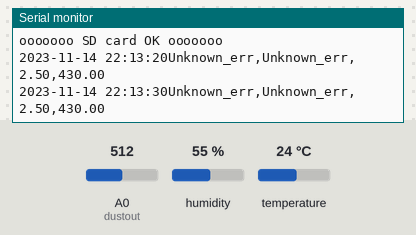
A sketch run on a simulated Arduino Uno, built with avr-gcc and run on an emulated ATmega328P. Parts: the last lines printed to the serial monitor. The test bench sets the inputs (shaded band); at power-on: A0 (dustout) = 512, humidity 55 %, temperature 24 °C. The local clock reads 2024-03-15 10:24:30 at power-on unless the sketch sets it; storage starts empty.

Above: at 10.8 s.
10.9 s: A0 (dustout) set to 716
At 20.5 s:
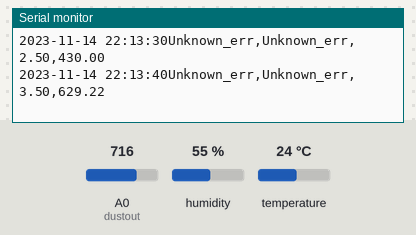
20.9 s: A0 (dustout) set to 900
At 31.3 s:
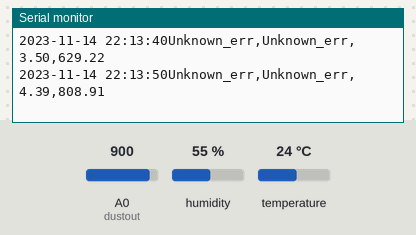
Timing chart, 0 to 32.8 s (numbered marks = the images above; inputs shaded):
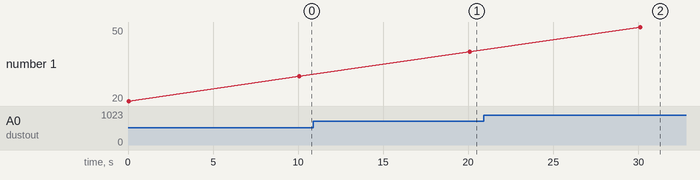

Measured:
- after the input at 10.9 s, the serial monitor: prints a new line after 9.2 s (image 1)
- after the input at 20.9 s, the serial monitor: prints a new line after 9.2 s (image 2)

The sketch:

UNO_DLS.ino
```cpp
//https://www.arduino.cc/en/Tutorial/LibraryExamples/Datalogger

#include <EEPROM.h>
String versionSrt = "arduino DLS by Kevin";

#include <Wire.h>   // i2c 통신 라이브러리
#include <RTClib.h> // RTC 기본 라이브러리
//RTC_DS1307 RTC;    // RTC클래스 생성
DS1307 RTC;    // RTC클래스 생성
#define DS1307_I2C_ADDRESS 0x68
char TmeStrng[] = "0000/00/00,00:00:00";     //19 ascii characters

#include <SPI.h>
#include <SdFat.h>
SdFat SD;
#define MOSIpin 11
#define MISOpin 12
const int chipSelect = 10;

//String datalog_fname = "datalog1.txt";
char datalog_fname[] = "datalog1.txt";

// for the temperature and hubmidity sensor
 #include <DHT.h>
 #define DHT22_PIN 2
 #define DHTTYPE DHT22
 DHT dht(DHT22_PIN, DHTTYPE);

void setup () {
  Serial.begin(9600);
  Wire.begin();                        // start the i2c interface
  RTC.begin();                         // start the RTC
  RTC.adjust(DateTime((__DATE__), (__TIME__)));

  while (!Serial);
  Serial.println("Finding SD card...");
  if (!SD.begin(chipSelect)) {
    Serial.println("initialization failed. Things to check:");
    Serial.println("1. is a card inserted?");
    Serial.println("2. is your wiring correct?");
    Serial.println("3. did you change the chipSelect pin to match your shield or module?");
    Serial.println("Note: press reset or reopen this serial monitor after fixing your issue!");
    while (true);
    return;
  }
  else {
    Serial.println("ooooooo SD card OK ooooooo");

    File dataFile = SD.open(datalog_fname, FILE_WRITE);
    if (dataFile) {                     // if the file is available, write to it:
      dataFile.println("UNO Logger");
      dataFile.close();
    }
    else {
      Serial.println("xxxxxxxx file error xxxxxxxx");     // if the file is not open, pop up an error:
    }
  }
}


void loop() {
  //prtSerialRTCDateTime();
  //Serial.println("");

    // open the file. note that only one file can be open at a time,
    // so you have to close this one before opening another.
    String DT = strRTCDateTime();
    String humitemp = strTempHumi();
    String PM25 = strPM25();

    File dataFile = SD.open(datalog_fname, FILE_WRITE);
    // if the file is available, write to it:
    if (dataFile)
      {
        dataFile.print(DT);
        dataFile.print(humitemp);
        dataFile.println(PM25);
        dataFile.println("");
        dataFile.close();

        // print to the serial port too:
        Serial.print(DT);
        Serial.print(humitemp);
        Serial.print(PM25);
        Serial.println("");
      }

    // if the file isn't open, pop up an error:
    else
      {
        Serial.print("error opening ");
        Serial.println(datalog_fname);
      }
   delay(10000);
  }
```

DHT22.ino
```cpp
int chkSensor;
String Temperature;
String Humidity;

String strTempHumi() {
  String THString;
  chkSensor = digitalRead(DHT22_PIN);
  Temperature = String(dht.readTemperature(),1);
  Humidity = String(dht.readHumidity(),1);
  switch (chkSensor) {
    case 1:
      THString = "" ;
      THString += Temperature ;
      THString += ",";
      THString += Humidity;
      THString += "," ;
    case 0:
      THString = "Checksum_err,Checksum_err," ;
    default:
      THString = "Unknown_err,Unknown_err," ;
  }
  return THString ;
}
```

EEPROM.ino
```cpp
// https://roboticsbackend.com/arduino-write-string-in-eeprom/

void startEEPROMsetup() {
  Serial.begin(9600);
  int eepromOffset = 0;
  // Writing
  String str1 = "Today's tutorial:";
  String str2 = "Save String to EEPROM.";
  String str3 = "Thanks for reading!";
  int str1AddrOffset = writeStringToEEPROM(eepromOffset, str1);
  int str2AddrOffset = writeStringToEEPROM(str1AddrOffset, str2);
  writeStringToEEPROM(str2AddrOffset, str3);
  // Reading
  String newStr1;
  String newStr2;
  String newStr3;
  int newStr1AddrOffset = readStringFromEEPROM(eepromOffset, &newStr1);
  int newStr2AddrOffset = readStringFromEEPROM(newStr1AddrOffset, &newStr2);
  readStringFromEEPROM(newStr2AddrOffset, &newStr3);

  Serial.println(newStr1);
  Serial.println(newStr2);
  Serial.println(newStr3);
  delay(2000);
}


int writeStringToEEPROM(int addrOffset, const String &strToWrite)
  {
    byte len = strToWrite.length();
    EEPROM.write(addrOffset, len);
    for (int i = 0; i < len; i++)
    {
      EEPROM.write(addrOffset + 1 + i, strToWrite[i]);
    }
    return addrOffset + 1 + len;
  }

int readStringFromEEPROM(int addrOffset, String *strToRead)
  {
    int newStrLen = EEPROM.read(addrOffset);
    char data[newStrLen + 1];
    for (int i = 0; i < newStrLen; i++)
    {
      data[i] = EEPROM.read(addrOffset + 1 + i);
    }
    data[newStrLen] = '\ 0'; // !!! NOTE !!! Remove the space between the slash "/" and "0" (I've added a space because otherwise there is a display bug)
    *strToRead = String(data);
    return addrOffset + 1 + newStrLen;
  }
```

PM25.ino
```cpp
/*
https://devicemart.blogspot.com/2019/12/gp2y1010au0f.html
미세 먼지 센서 값 출력
http://www.devicemart.co.kr/
*/

// 미세 먼지 없을 때 초기 V 값 0.35
// 공기청정기 위 등에서 먼지를 가라앉힌 후 voltage값 개별적으로 측정 필요
#define no_dust 0.35

// 아두이노 - 미세 먼지 센서 연결
int dustout=A0;
int v_led=13;
float vo_value=0;    // 센서로 읽은 값 변수 선언
float sensor_voltage=0;  // 센서로 읽은 값을 전압으로 측정 변수
float dust_density=0;  // 실제 미세 먼지 밀도 변수

void csvPM251()
  {
   vo_value=analogRead(dustout); // 데이터를 읽음
   sensor_voltage=get_voltage(vo_value);
   dust_density=get_dust_density(sensor_voltage);
   Serial.print(dust_density);  //" [ug/m^3]")
  }


String strPM25() {
  String PM25String ;
  vo_value=analogRead(dustout); // 데이터를 읽음
  sensor_voltage = get_voltage(vo_value);
  dust_density=get_dust_density(sensor_voltage);
  PM25String = "";
  PM25String += String(sensor_voltage);
  PM25String += ",";
  PM25String += String(dust_density);  //" [ug/m^3]")
  return PM25String ;
}


void printPM25()
  {
   sensor_voltage=get_voltage(vo_value);
   dust_density=get_dust_density(sensor_voltage);

    Serial.print("value = ");
    Serial.println(vo_value);
    Serial.print("Voltage = ");
    Serial.print(sensor_voltage);
    Serial.println(" [V]");
    Serial.print("Dust Density = ");
    Serial.print(dust_density);
    Serial.println(" [ug/m^3]");\
  }

float get_voltage(float value)
  {
   // 아날로그 값을 전압 값으로 바꿈
   float V= value * 5.0 / 1024;
   return V;
  }

float get_dust_density(float voltage)
  {
   // 데이터 시트에 있는 미세 먼지 농도(ug) 공식 기준
   float dust=(voltage-no_dust) / 0.005;
   return dust;
  }
```

SD_RTC.ino
```cpp
//https://forum.arduino.cc/t/how-to-set-an-alarm-with-the-ds1302-real-time-clock/594882
//https://m.blog.naver.com/chandong83/221451714944


String strRTCDateTime() {
  DateTime now = RTC.now();              //this reads the time from the RTC
  sprintf(TmeStrng, "%04d-%02d-%02d %02d:%02d:%02d", now.year(), now.month(), now.day(), now.hour(), now.minute(), now.second()); // [added seconds]
return TmeStrng ;
}
```

display_U8G.ino
```cpp
//https://github.com/olikraus/u8glib/wiki/fontsize
//https://github.com/olikraus/u8glib/wiki/userreference#setprintpos

#include <U8glib.h>
U8GLIB_SSD1306_128X64 u8g(U8G_I2C_OPT_NONE|U8G_I2C_OPT_DEV_0);  // I2C / TWI
//U8GLIB_SSD1306_128X64 u8g(U8G_I2C_OPT_DEV_0|U8G_I2C_OPT_NO_ACK|U8G_I2C_OPT_FAST);

void u8gStart()
  {
    u8g.setFont(u8g_font_5x8);
    u8g.setColorIndex(1);
    u8g.setFontPosTop();

    //draw();
  }

void u8gDraw()
  {
    u8g.firstPage();
    do {
      u8g.setFont(u8g_font_5x8);
      //u8g.setFontPosTop(); u8g.drawStr(0,0,"A");
      u8g.setFontPosBottom();

      u8g.drawStr(-1,26,"TEMP : ");
        u8g.setPrintPos(34,26);
        u8g.print(Temperature);
        u8g.drawStr(55,26,"\xb0");
        u8g.drawStr(60,26,"C");

      u8g.drawStr(70,26,"HUM : ");
        u8g.setPrintPos(100,26);
        u8g.print(Humidity);
        u8g.drawStr(120,26,"%");

      u8g.drawStr(0,35, "PM2.5: ");
        u8g.setPrintPos(55,35);
        u8g.print("PM2.5 value");
        }
    while( u8g.nextPage() );
  }
```
